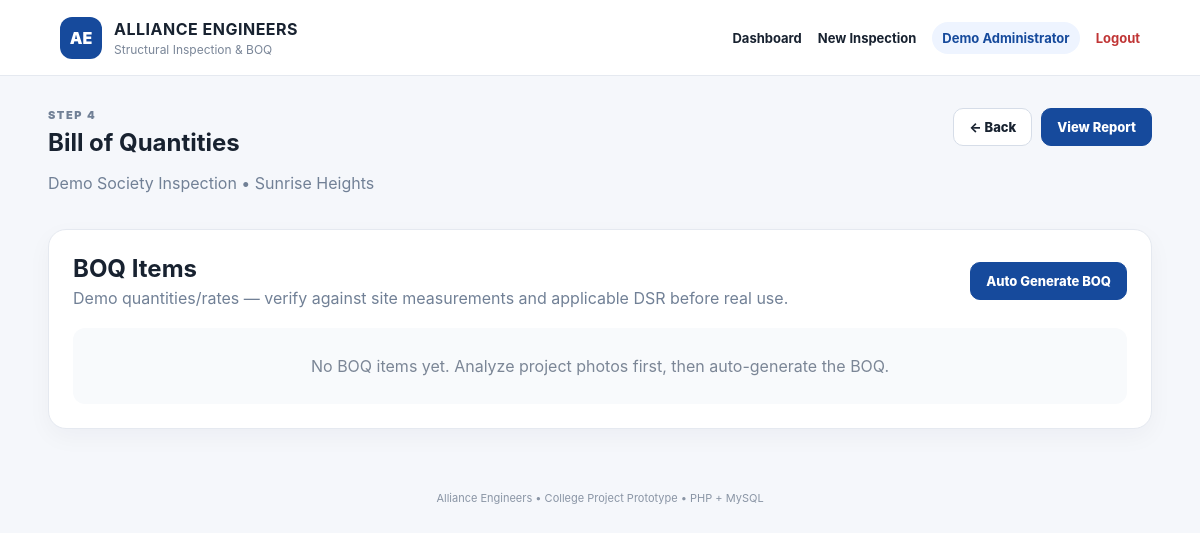
The page /boq.php?project_id=1 (signed in) on the database its author committed.
### tables this page shows
CREATE TABLE IF NOT EXISTS projects (
    id INT AUTO_INCREMENT PRIMARY KEY,
    project_name VARCHAR(150) NOT NULL,
    building_name VARCHAR(150) DEFAULT '',
    location VARCHAR(255) DEFAULT '',
    engineer_name VARCHAR(150) DEFAULT '',
    inspection_date DATE NOT NULL,
    status VARCHAR(30) DEFAULT 'Draft',
    created_at TIMESTAMP DEFAULT CURRENT_TIMESTAMP
);

### boq.php (the view, shortened to what this page needs)
<?php
require_once "config/database.php";
$projectId = (int)($_GET['project_id'] ?? $_POST['project_id'] ?? 0);
$stmt = $pdo->prepare("SELECT * FROM projects WHERE id=?");
$stmt->execute([$projectId]);
$project = $stmt->fetch();
$items=$pdo->prepare("SELECT * FROM boq_items WHERE project_id=? ORDER BY id");
$items->execute([$projectId]);
$items=$items->fetchAll();
include "includes/header.php";
?>
<section class="project-heading">
<div><p class="eyebrow">STEP 4</p><h1>Bill of Quantities</h1><p><?= htmlspecialchars($project['project_name']) ?> • <?= htmlspecialchars($project['building_name']) ?></p></div>
<div class="actions"><a class="btn" href="project.php?id=<?= $projectId ?>">← Back</a><a class="btn btn-primary" href="report.php?project_id=<?= $projectId ?>">View Report</a></div>
</section>
<section class="panel">
<div class="panel-head"><div><h2>BOQ Items</h2><p>Demo quantities/rates — verify against site measurements and applicable DSR before real use.</p></div>
<?php if(!$items): ?><a class="btn btn-primary" href="boq.php?project_id=<?= $projectId ?>&auto=1">Auto Generate BOQ</a><?php endif; ?></div>
<?php if(!$items): ?>
<div class="empty">No BOQ items yet. Analyze project photos first, then auto-generate the BOQ.</div>
<?php endif; ?>
</section>
<?php include "includes/footer.php"; ?>

### assets/css/style.css (style rules this page uses)
* { box-sizing:border-box }
:root { --blue:#164a9c;--blue2:#2563c7;--ink:#182230;--muted:#718096;--line:#e5e9f0;--bg:#f5f7fb }
body { margin:0;font-family:Inter,Segoe UI,Arial,sans-serif;background:var(--bg);color:var(--ink) }
a { text-decoration:none;color:inherit }
.eyebrow { font-size:11px;font-weight:900;letter-spacing:1.6px;color:#607087;margin:0 0 6px }
.panel,.report-paper { background:#fff;border:1px solid var(--line);border-radius:18px;padding:24px;box-shadow:0 8px 25px #1720330a;margin-bottom:20px }
.panel-head { display:flex;justify-content:space-between;align-items:center;gap:18px;margin-bottom:20px }
.panel h2 { margin:0 0 5px }
.panel-head p { margin:0;color:var(--muted) }
.btn { display:inline-flex;align-items:center;justify-content:center;border:1px solid #d6dde8;background:#fff;border-radius:10px;padding:10px 15px;font-weight:800;font-size:13px;cursor:pointer }
.btn-primary { background:var(--blue);color:#fff;border-color:var(--blue) }
.actions,.report-toolbar { display:flex;gap:9px;align-items:center }
.project-heading { display:flex;justify-content:space-between;align-items:flex-start;gap:20px;margin-bottom:20px }
.project-heading h1 { margin:4px 0 }
.project-heading p { color:var(--muted) }
.empty { padding:28px;text-align:center;color:#7b8696;background:#f8fafc;border-radius:12px }

### rows shown on the page
projects: project_name "Demo Society Inspection", building_name "Sunrise Heights"

### other values the page prints
$_SESSION['user_name'] "Demo Administrator"
